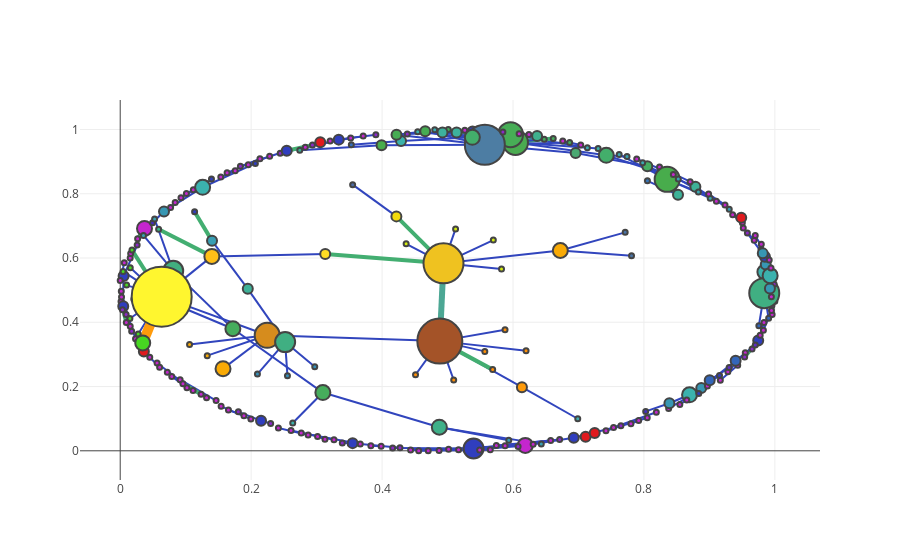

The notebook cell this image was saved under:
### Markdown cell above
### Q2(d) , Q3 (b)

### Code cell
#Q2(d) - Edge colour reflects weight (orange is heaviest)
#Q3 (b) - Hover info of nodes: 3 common words

lakersGraphSpring = lakersGraph.copy()
applyLayout(lakersGraphSpring, nx.spring_layout)
plotNetworkSizeColorTopWords(lakersGraphSpring, lakersTag)
